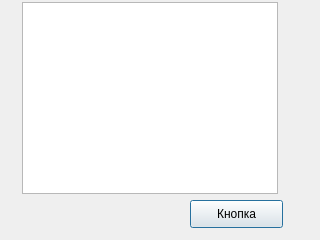
<?xml version="1.0" encoding="UTF-8"?>
<ui version="4.0">
 <class>Dialog</class>
 <widget class="QDialog" name="Dialog">
  <property name="geometry">
   <rect>
    <x>0</x>
    <y>0</y>
    <width>320</width>
    <height>240</height>
   </rect>
  </property>
  <property name="windowTitle">
   <string>Окно</string>
  </property>
  <widget class="QPushButton" name="pushButton">
   <property name="geometry">
    <rect>
     <x>190</x>
     <y>200</y>
     <width>93</width>
     <height>28</height>
    </rect>
   </property>
   <property name="text">
    <string>Кнопка</string>
   </property>
  </widget>
  <widget class="QTextBrowser" name="textBrowser">
   <property name="geometry">
    <rect>
     <x>22</x>
     <y>2</y>
     <width>256</width>
     <height>192</height>
    </rect>
   </property>
   <property name="html">
    <string>&lt;!DOCTYPE HTML PUBLIC &quot;-//W3C//DTD HTML 4.0//EN&quot; &quot;http://www.w3.org/TR/REC-html40/strict.dtd&quot;&gt;
&lt;html&gt;&lt;head&gt;&lt;meta name=&quot;qrichtext&quot; content=&quot;1&quot; /&gt;&lt;style type=&quot;text/css&quot;&gt;
p, li { white-space: pre-wrap; }
&lt;/style&gt;&lt;/head&gt;&lt;body style=&quot; font-family:'MS Shell Dlg 2'; font-size:7.8pt; font-weight:400; font-style:normal;&quot;&gt;
&lt;p style=&quot;-qt-paragraph-type:empty; margin-top:0px; margin-bottom:0px; margin-left:0px; margin-right:0px; -qt-block-indent:0; text-indent:0px;&quot;&gt;&lt;br /&gt;&lt;/p&gt;&lt;/body&gt;&lt;/html&gt;</string>
   </property>
  </widget>
 </widget>
 <resources/>
 <connections/>
</ui>
